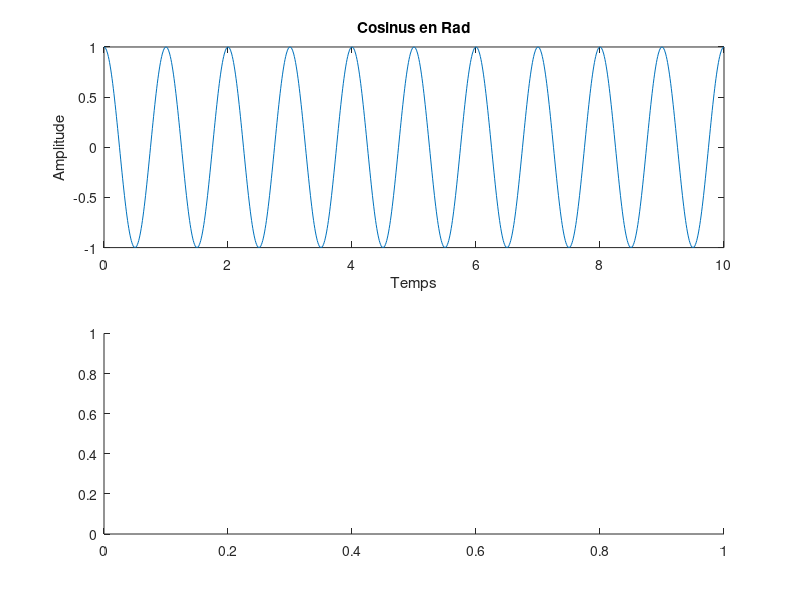

Source code (MATLAB): (Note: this script raises an error after producing the figure.)

%% Problème 2.1
clc
clear
close all

% Fonction pour le temps
dt = 0.01;
t = 0:dt:10;

% Fonction cosinus (Elle prends en radiant)
Y = cos(2*pi*t);

%Fonction cosinus en degré
%Y = cosd(2*t)

%Façon 1 de ploter (Ca fait une ligne)
subplot(2, 1, 1)
plot(t, Y);
title('Cosinus en Rad');
xlabel('Temps');
ylabel('Amplitude');

%Façon 2 de ploter (Ça mets des points partout)
subplot(2, 1, 2)
scatter(t, Y, '+', 'red');
title('Points en scatter');
xlabel('Temps');
ylabel('Amplitude');

%% Problème 2.2
%Juste prendre de 2 à 4
t2 = t(2/dt + 1: 4/dt + 1);
Y2 = cos(2*pi*t2);

%Juste prendre de 9 à 10
t3 = t(9/dt + 1: 10/dt + 1);
Y3 = cos(2*pi*t3);

% .^2 mets au carrer
figure;
plot(t2, Y2.^2);
hold on
plot(t3, abs(Y3));

title('f(A)^2 de 2s à 4s et de 9s à 10s')
xlabel('Temps');
ylabel('Amplitude');

